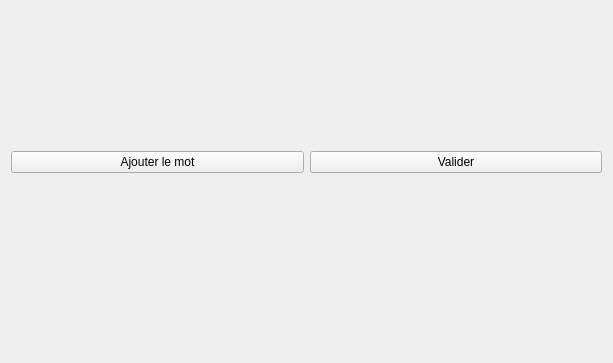
<?xml version="1.0" encoding="UTF-8"?>
<ui version="4.0">
 <class>AddWord</class>
 <widget class="QWidget" name="AddWord">
  <property name="geometry">
   <rect>
    <x>0</x>
    <y>0</y>
    <width>613</width>
    <height>363</height>
   </rect>
  </property>
  <property name="windowTitle">
   <string>Form</string>
  </property>
  <layout class="QVBoxLayout" name="verticalLayout_2">
   <item>
    <spacer name="verticalSpacer_2">
     <property name="orientation">
      <enum>Qt::Vertical</enum>
     </property>
     <property name="sizeHint" stdset="0">
      <size>
       <width>20</width>
       <height>40</height>
      </size>
     </property>
    </spacer>
   </item>
   <item>
    <layout class="QVBoxLayout" name="verticalLayout">
     <item>
      <layout class="QHBoxLayout" name="layoutAddingBtn"/>
     </item>
     <item>
      <layout class="QHBoxLayout" name="layoutLblName"/>
     </item>
     <item>
      <layout class="QHBoxLayout" name="layoutForQLineEdit"/>
     </item>
     <item>
      <layout class="QHBoxLayout" name="layoutRemovingBtn"/>
     </item>
    </layout>
   </item>
   <item>
    <layout class="QHBoxLayout" name="horizontalLayout">
     <item>
      <widget class="QPushButton" name="btnAddWord">
       <property name="focusPolicy">
        <enum>Qt::NoFocus</enum>
       </property>
       <property name="text">
        <string>Ajouter le mot</string>
       </property>
      </widget>
     </item>
     <item>
      <widget class="QPushButton" name="validBtn">
       <property name="focusPolicy">
        <enum>Qt::NoFocus</enum>
       </property>
       <property name="text">
        <string>Valider</string>
       </property>
      </widget>
     </item>
    </layout>
   </item>
   <item>
    <widget class="QLabel" name="lblLastWord">
     <property name="text">
      <string/>
     </property>
    </widget>
   </item>
   <item>
    <widget class="QLabel" name="lblError">
     <property name="styleSheet">
      <string notr="true">color:red;</string>
     </property>
     <property name="text">
      <string/>
     </property>
    </widget>
   </item>
   <item>
    <spacer name="verticalSpacer">
     <property name="orientation">
      <enum>Qt::Vertical</enum>
     </property>
     <property name="sizeHint" stdset="0">
      <size>
       <width>20</width>
       <height>40</height>
      </size>
     </property>
    </spacer>
   </item>
  </layout>
 </widget>
 <resources/>
 <connections/>
</ui>
